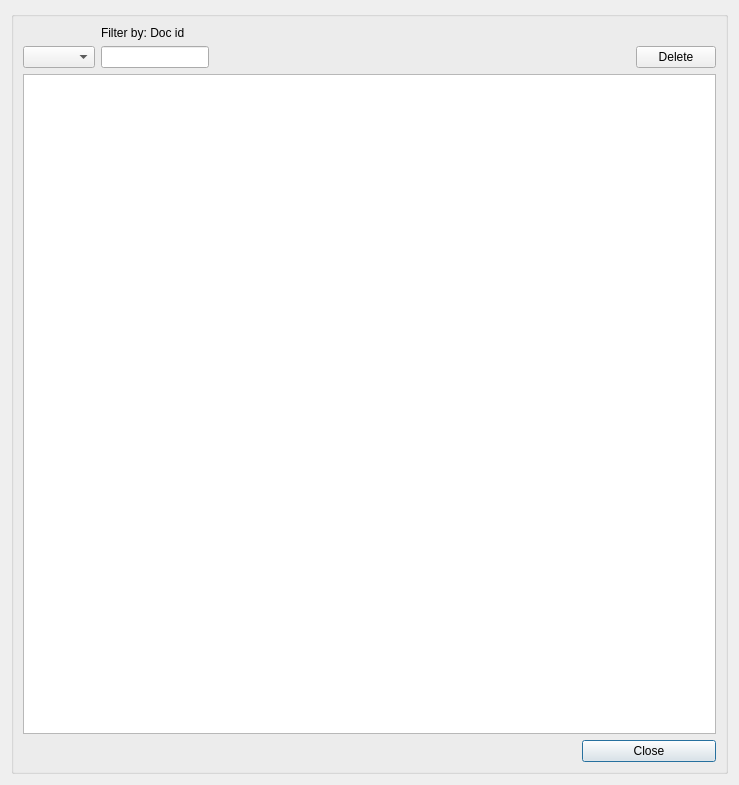
<?xml version="1.0" encoding="UTF-8"?>
<ui version="4.0">
 <class>dlg_doc_manager</class>
 <widget class="QDialog" name="dlg_doc_manager">
  <property name="geometry">
   <rect>
    <x>0</x>
    <y>0</y>
    <width>739</width>
    <height>785</height>
   </rect>
  </property>
  <property name="windowTitle">
   <string>Document management</string>
  </property>
  <layout class="QGridLayout" name="verticalLayout_4">
   <item row="0" column="0">
    <widget class="QGroupBox" name="groupBox">
     <property name="title">
      <string/>
     </property>
     <layout class="QGridLayout" name="verticalLayout_3">
      <item row="4" column="5">
       <widget class="QPushButton" name="btn_close">
        <property name="text">
         <string>Close</string>
        </property>
       </widget>
      </item>
      <item row="3" column="1" colspan="5">
       <widget class="QTableView" name="tbl_layer_info">
        <property name="sortingEnabled">
         <bool>true</bool>
        </property>
       </widget>
      </item>
      <item row="4" column="1" colspan="3">
       <spacer name="horizontalSpacer">
        <property name="orientation">
         <enum>Qt::Horizontal</enum>
        </property>
        <property name="sizeHint" stdset="0">
         <size>
          <width>40</width>
          <height>20</height>
         </size>
        </property>
       </spacer>
      </item>
      <item row="2" column="1" colspan="5">
       <layout class="QGridLayout" name="gridLayout">
        <item row="2" column="3">
         <widget class="QPushButton" name="btn_delete">
          <property name="sizePolicy">
           <sizepolicy hsizetype="Fixed" vsizetype="Fixed">
            <horstretch>0</horstretch>
            <verstretch>0</verstretch>
           </sizepolicy>
          </property>
          <property name="text">
           <string>Delete</string>
          </property>
         </widget>
        </item>
        <item row="2" column="2">
         <spacer name="horizontalSpacer_2">
          <property name="orientation">
           <enum>Qt::Horizontal</enum>
          </property>
          <property name="sizeHint" stdset="0">
           <size>
            <width>80</width>
            <height>20</height>
           </size>
          </property>
         </spacer>
        </item>
        <item row="2" column="1">
         <widget class="QLineEdit" name="txt_filter">
          <property name="sizePolicy">
           <sizepolicy hsizetype="Fixed" vsizetype="Fixed">
            <horstretch>0</horstretch>
            <verstretch>0</verstretch>
           </sizepolicy>
          </property>
          <property name="text">
           <string/>
          </property>
         </widget>
        </item>
        <item row="2" column="0">
         <widget class="QComboBox" name="cmb_columns"/>
        </item>
        <item row="0" column="1">
         <widget class="QLabel" name="lbl_doc_id">
          <property name="text">
           <string>Filter by: Doc id</string>
          </property>
         </widget>
        </item>
       </layout>
      </item>
     </layout>
    </widget>
   </item>
  </layout>
 </widget>
 <resources/>
 <connections/>
</ui>
